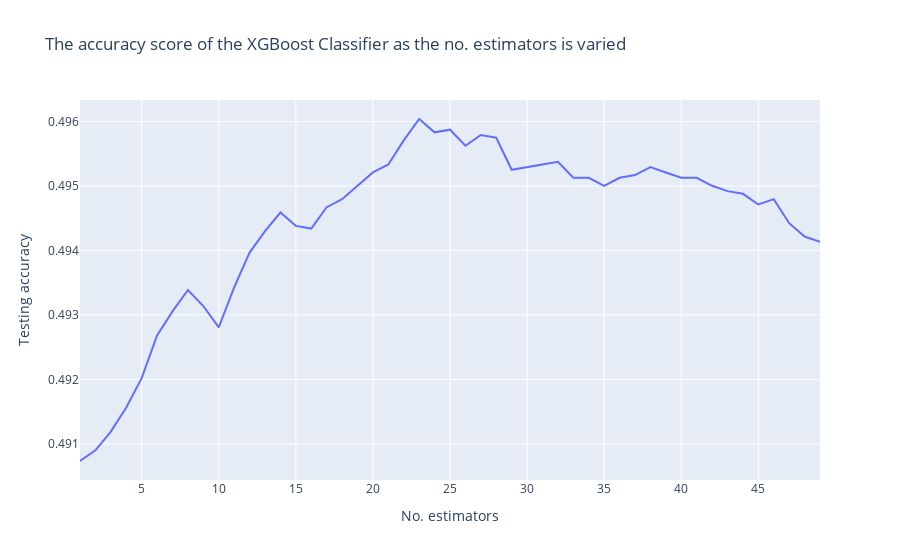

The code cell stored with this chart in its notebook:
### Code cell
px.line(
    x=range(1, 50),
    y=estimators_scores_list,
    labels={'x': 'No. estimators', 'y': 'Testing accuracy'},
    title='The accuracy score of the XGBoost Classifier as the no. estimators is varied')

### Figure 1 — Plotly figure (JSON) as saved in the notebook; plotly's stock layout.template omitted (floating-point values rounded to 4 significant figures)
{"data": [{"hovertemplate": "No. estimators=%{x}<br>Testing accuracy=%{y}<extra></extra>", "legendgroup": "", "line": {"color": "#636efa", "dash": "solid"}, "marker": {"symbol": "circle"}, "mode": "lines", "name": "", "orientation": "v", "showlegend": false, "type": "scatter", "x": [1, 2, 3, 4, 5, 6, 7, 8, 9, 10, 11, 12, 13, 14, 15, 16, 17, 18, 19, 20, 21, 22, 23, 24, 25, 26, 27, 28, 29, 30, 31, 32, 33, 34, 35, 36, 37, 38, 39, 40, 41, 42, 43, 44, 45, 46, 47, 48, 49], "xaxis": "x", "y": [0.4907, 0.4909, 0.4912, 0.4916, 0.492, 0.4927, 0.4931, 0.4934, 0.4931, 0.4928, 0.4934, 0.494, 0.4943, 0.4946, 0.4944, 0.4943, 0.4947, 0.4948, 0.495, 0.4952, 0.4953, 0.4957, 0.496, 0.4958, 0.4959, 0.4956, 0.4958, 0.4957, 0.4953, 0.4953, 0.4953, 0.4954, 0.4951, 0.4951, 0.495, 0.4951, 0.4952, 0.4953, 0.4952, 0.4951, 0.4951, 0.495, 0.4949, 0.4949, 0.4947, 0.4948, 0.4944, 0.4942, 0.4941], "yaxis": "y"}], "layout": {"legend": {"tracegroupgap": 0}, "title": {"text": "The accuracy score of the XGBoost Classifier as the no. estimators is varied"}, "xaxis": {"anchor": "y", "domain": [0, 1], "title": {"text": "No. estimators"}}, "yaxis": {"anchor": "x", "domain": [0, 1], "title": {"text": "Testing accuracy"}}}}
